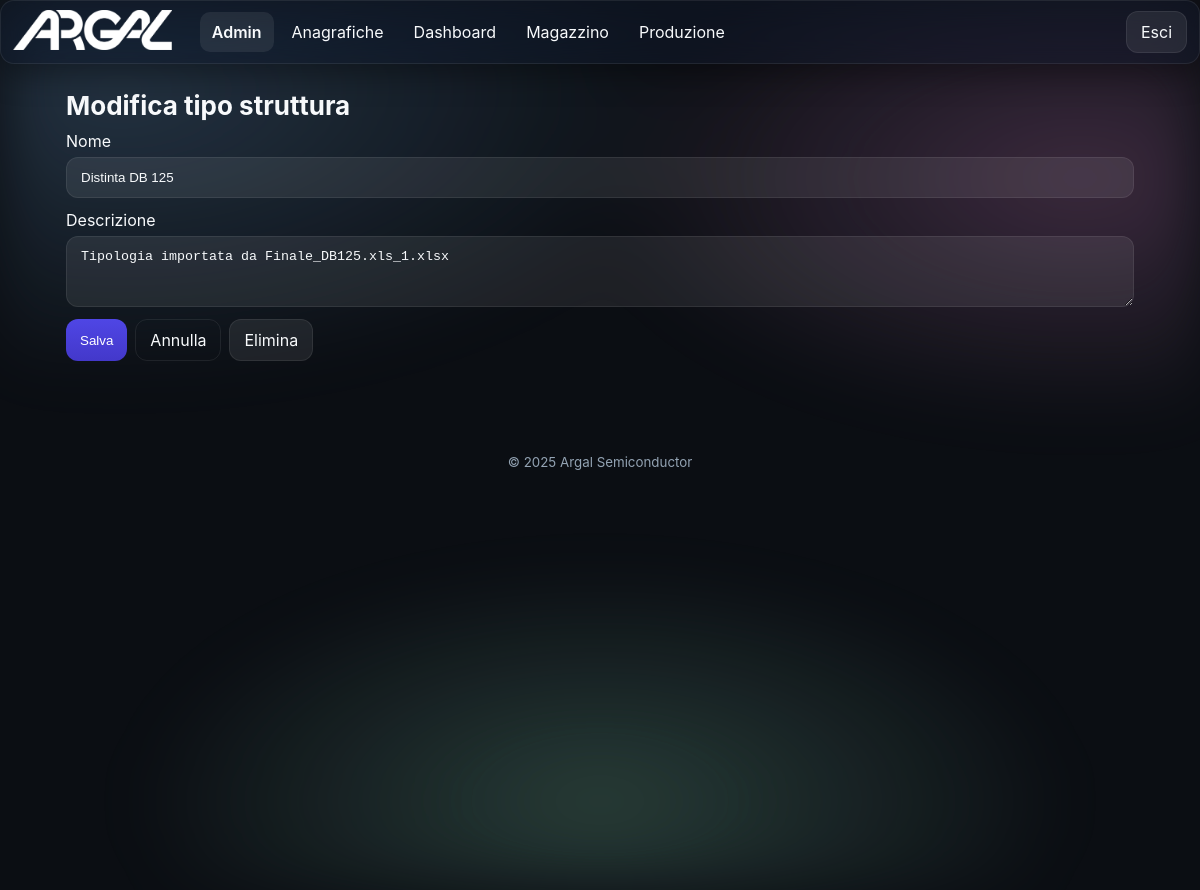
Before: /admin/structures/type/1/edit (signed in) with the older database file.
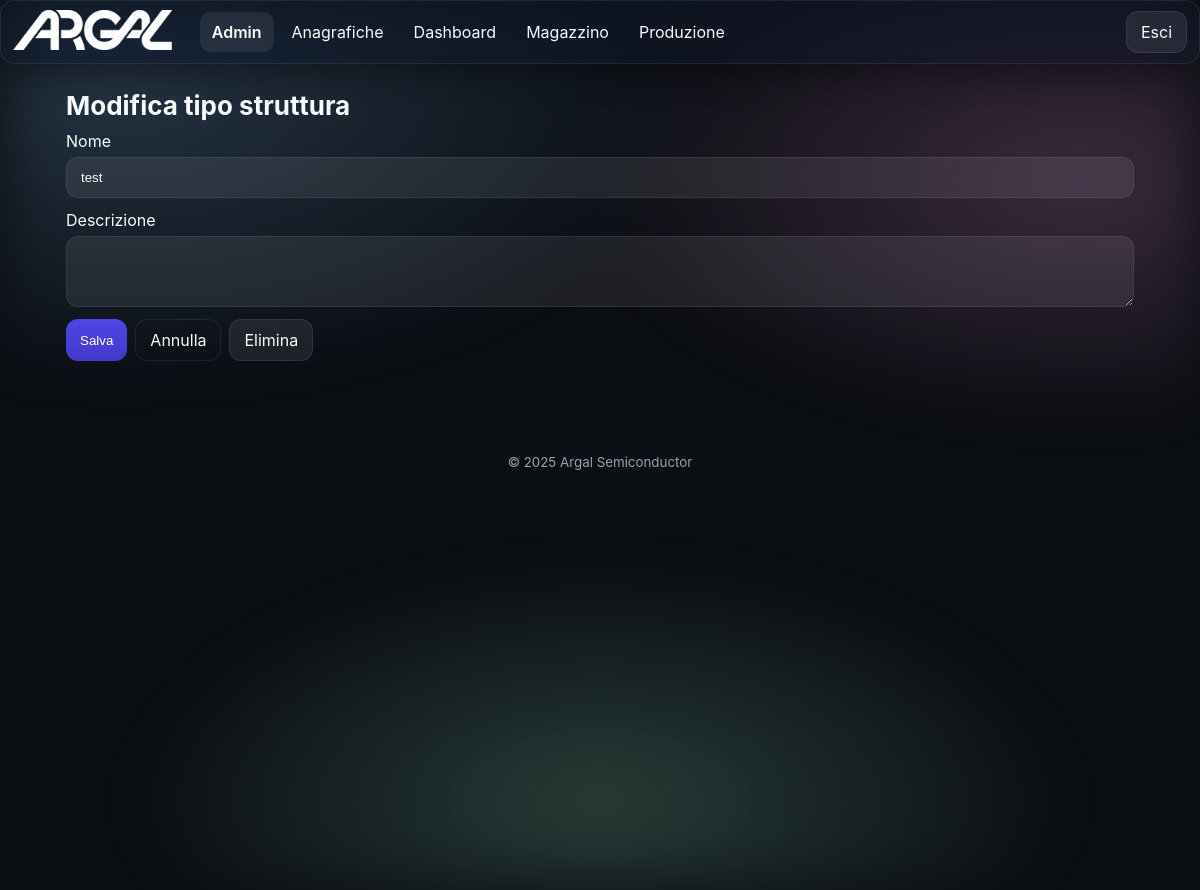
After: the same page with the newer database file.
### app/models.py (models this page shows, shortened)
class TimestampMixin(db.Model):
    __abstract__ = True
    created_at = db.Column(db.DateTime, default=datetime.utcnow)
    updated_at = db.Column(db.DateTime, default=datetime.utcnow, onupdate=datetime.utcnow)

class StructureType(TimestampMixin):
    __tablename__ = 'structure_types'
    id = db.Column(db.Integer, primary_key=True)
    name = db.Column(db.String(120), unique=True, nullable=False)
    description = db.Column(db.Text)
    fields = db.relationship('TypeField', backref='type', cascade='all, delete-orphan')
    is_assembly = db.Column(db.Boolean, default=False)
    is_part = db.Column(db.Boolean, default=False)
    is_commercial = db.Column(db.Boolean, default=False)
    default_work_phase_id = db.Column(db.Integer, db.ForeignKey('work_phases.id'), nullable=True)
    default_processing_type = db.Column(db.String(20))  # "internal" or "external"
    default_supplier_id = db.Column(db.Integer, db.ForeignKey('suppliers.id'), nullable=True)
    default_work_center_id = db.Column(db.Integer, db.ForeignKey('work_centers.id'), nullable=True)
    default_weight = db.Column(db.Float)
    default_processing_cost = db.Column(db.Float)
    default_standard_time = db.Column(db.Float)  # stored in minutes
    default_lead_time_theoretical = db.Column(db.Float)  # stored in minutes
    default_lead_time_real = db.Column(db.Float)  # stored in minutes
    default_description = db.Column(db.Text)
    default_notes = db.Column(db.Text)
    default_price_per_unit = db.Column(db.Float)
    default_minimum_order_qty = db.Column(db.Integer)
    default_stock_threshold = db.Column(db.Float)
    default_replenishment_qty = db.Column(db.Float)
    default_work_phase = db.relationship('WorkPhase', foreign_keys=[default_work_phase_id])
    default_supplier = db.relationship('Supplier', foreign_keys=[default_supplier_id])
    default_work_center = db.relationship('WorkCenter', foreign_keys=[default_work_center_id])

### app/blueprints/admin/routes.py (the view, shortened to what this page needs)
@admin_bp.route('/structures/type/<int:type_id>/edit', methods=['GET', 'POST'])
@login_required
def edit_structure_type(type_id: int):
    admin_required()
    stype = StructureType.query.get_or_404(type_id)
    suppliers = Supplier.query.order_by(Supplier.name.asc()).all()
    work_centers = WorkCenter.query.order_by(WorkCenter.name.asc()).all()
    work_phases = WorkPhase.query.order_by(WorkPhase.name.asc()).all()
    return render_template('admin/edit_structure_type.html',
                           type=stype,
                           suppliers=suppliers,
                           work_centers=work_centers,
                           work_phases=work_phases)

### app/blueprints/admin/routes.py (called while the page is built)
def admin_required():
    if not current_user.is_authenticated or not getattr(current_user, 'is_admin', False):
        abort(403)

@admin_bp.before_request
def check_admin():
    if not current_user.is_authenticated:
        return login_manager.unauthorized()
    if not current_user.is_admin:
        abort(403)

### app/models.py (called while the page is built)
@login_manager.user_loader
def load_user(user_id):
    try:
        return User.query.get(int(user_id))
    except Exception:
        return None

    @property
    def is_admin(self) -> bool:
        return self.role == 'admin'

### app/templates/admin/edit_structure_type.html (shortened to what this page needs)
{% extends 'base.html' %}
{% block content %}
<section class="section">
  <h2 class="section-title">Modifica tipo struttura</h2>
  <form method="post" class="form">
    <label class="field">
      <span>Nome</span>
      <input name="name" required value="{{ type.name }}">
    </label>
    <label class="field">
      <span>Descrizione</span>
      <textarea name="description" rows="3">{{ type.description }}</textarea>
    </label>
    <div class="form-actions" style="display:flex; gap:8px; flex-wrap:wrap;">
      <button class="btn primary" type="submit">Salva</button>
      <a class="btn ghost" href="{{ url_for('admin.structures') }}">Annulla</a>
      <a class="btn danger" href="{{ url_for('admin.delete_structure_type', type_id=type.id) }}">Elimina</a>
    </div>
  </form>
</section>
{% endblock %}

Changed rows visible on the page:
changed StructureType: name "Distinta DB 125" → "test"; description "Tipologia importata da Finale_DB125.xls_1.xlsx" → (not shown)
